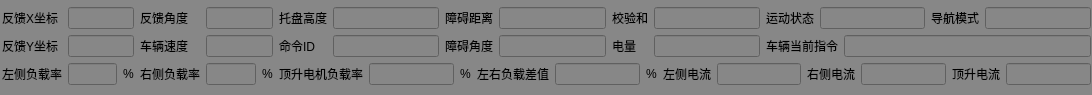
     <widget class="QWidget" name="widget_3" native="true">
      <property name="geometry">
       <rect>
        <x>1</x>
        <y>96</y>
        <width>1092</width>
        <height>95</height>
       </rect>
      </property>
      <property name="styleSheet">
       <string notr="true">background-color: rgb(255, 255, 255);
background-color: rgb(135, 135, 135);</string>
      </property>
      <widget class="QWidget" name="layoutWidget_3">
       <property name="geometry">
        <rect>
         <x>2</x>
         <y>2</y>
         <width>1089</width>
         <height>88</height>
        </rect>
       </property>
       <layout class="QGridLayout" name="gridLayout_22">
        <item row="0" column="0">
         <layout class="QGridLayout" name="gridLayout_23">
          <item row="0" column="0">
           <layout class="QGridLayout" name="gridLayout_24">
            <item row="0" column="1" colspan="2">
             <widget class="QLineEdit" name="lineEdit_13"/>
            </item>
            <item row="1" column="0">
             <widget class="QLabel" name="label_48">
              <property name="text">
               <string>反馈Y坐标</string>
              </property>
             </widget>
            </item>
            <item row="1" column="1" colspan="2">
             <widget class="QLineEdit" name="lineEdit_14"/>
            </item>
            <item row="2" column="0">
             <widget class="QLabel" name="label_49">
              <property name="text">
               <string>左侧负载率</string>
              </property>
             </widget>
            </item>
            <item row="2" column="1">
             <widget class="QLineEdit" name="lineEdit_15"/>
            </item>
            <item row="2" column="2">
             <widget class="QLabel" name="label_50">
              <property name="text">
               <string>%</string>
              </property>
             </widget>
            </item>
            <item row="0" column="0">
             <widget class="QLabel" name="label_47">
              <property name="text">
               <string>反馈X坐标</string>
              </property>
             </widget>
            </item>
           </layout>
          </item>
          <item row="0" column="1">
           <layout class="QGridLayout" name="gridLayout_25">
            <item row="0" column="0">
             <widget class="QLabel" name="label_51">
              <property name="text">
               <string>反馈角度</string>
              </property>
             </widget>
            </item>
            <item row="0" column="1" colspan="2">
             <widget class="QLineEdit" name="lineEdit_16"/>
            </item>
            <item row="1" column="0">
             <widget class="QLabel" name="label_52">
              <property name="text">
               <string>车辆速度</string>
              </property>
             </widget>
            </item>
            <item row="1" column="1" colspan="2">
             <widget class="QLineEdit" name="lineEdit_17"/>
            </item>
            <item row="2" column="0">
             <widget class="QLabel" name="label_53">
              <property name="text">
               <string>右侧负载率</string>
              </property>
             </widget>
            </item>
            <item row="2" column="1">
             <widget class="QLineEdit" name="lineEdit_18"/>
            </item>
            <item row="2" column="2">
             <widget class="QLabel" name="label_54">
              <property name="text">
               <string>%</string>
              </property>
             </widget>
            </item>
           </layout>
          </item>
         </layout>
        </item>
        <item row="0" column="1">
         <layout class="QGridLayout" name="gridLayout_26">
          <item row="0" column="0">
           <layout class="QGridLayout" name="gridLayout_27">
            <item row="0" column="0">
             <layout class="QGridLayout" name="gridLayout_28">
              <item row="0" column="0">
               <layout class="QGridLayout" name="gridLayout_29">
                <item row="0" column="0">
                 <layout class="QGridLayout" name="gridLayout_30">
                  <item row="0" column="0">
                   <widget class="QLabel" name="label_55">
                    <property name="text">
                     <string>托盘高度</string>
                    </property>
                   </widget>
                  </item>
                  <item row="0" column="1">
                   <widget class="QLineEdit" name="lineEdit_19"/>
                  </item>
                  <item row="1" column="0">
                   <widget class="QLabel" name="label_56">
                    <property name="text">
                     <string>命令ID</string>
                    </property>
                   </widget>
                  </item>
                  <item row="1" column="1">
                   <widget class="QLineEdit" name="lineEdit_20"/>
                  </item>
                 </layout>
                </item>
                <item row="0" column="1">
                 <layout class="QGridLayout" name="gridLayout_31">
                  <item row="0" column="0">
                   <widget class="QLabel" name="label_57">
                    <property name="text">
                     <string>障碍距离</string>
                    </property>
                   </widget>
                  </item>
                  <item row="0" column="1">
                   <widget class="QLineEdit" name="lineEdit_21"/>
                  </item>
                  <item row="1" column="0">
                   <widget class="QLabel" name="label_58">
                    <property name="text">
                     <string>障碍角度</string>
                    </property>
                   </widget>
                  </item>
                  <item row="1" column="1">
                   <widget class="QLineEdit" name="lineEdit_22"/>
                  </item>
                 </layout>
                </item>
               </layout>
              </item>
              <item row="0" column="1">
               <layout class="QGridLayout" name="gridLayout_32">
                <item row="0" column="0">
                 <widget class="QLabel" name="label_95">
                  <property name="text">
                   <string>校验和</string>
                  </property>
                 </widget>
                </item>
                <item row="0" column="1">
                 <widget class="QLineEdit" name="lineEdit_27"/>
                </item>
                <item row="1" column="0">
                 <widget class="QLabel" name="label_96">
                  <property name="text">
                   <string>电量</string>
                  </property>
                 </widget>
                </item>
                <item row="1" column="1">
                 <widget class="QLineEdit" name="lineEdit_28"/>
                </item>
               </layout>
              </item>
             </layout>
            </item>
            <item row="0" column="1">
             <layout class="QGridLayout" name="gridLayout_33">
              <item row="0" column="0">
               <layout class="QGridLayout" name="gridLayout_34">
                <item row="0" column="0">
                 <widget class="QLabel" name="label_198">
                  <property name="text">
                   <string>运动状态</string>
                  </property>
                 </widget>
                </item>
                <item row="0" column="1">
                 <widget class="QLineEdit" name="lineEdit_63"/>
                </item>
               </layout>
              </item>
              <item row="0" column="1">
               <layout class="QGridLayout" name="gridLayout_35">
                <item row="0" column="0">
                 <widget class="QLabel" name="label_200">
                  <property name="text">
                   <string>导航模式</string>
                  </property>
                 </widget>
                </item>
                <item row="0" column="1">
                 <widget class="QLineEdit" name="lineEdit_64"/>
                </item>
               </layout>
              </item>
              <item row="1" column="0" colspan="2">
               <layout class="QGridLayout" name="gridLayout_36">
                <item row="0" column="0">
                 <widget class="QLabel" name="label_201">
                  <property name="text">
                   <string>车辆当前指令</string>
                  </property>
                 </widget>
                </item>
                <item row="0" column="1">
                 <widget class="QLineEdit" name="lineEdit_65"/>
                </item>
               </layout>
              </item>
             </layout>
            </item>
           </layout>
          </item>
          <item row="1" column="0">
           <layout class="QGridLayout" name="gridLayout_37">
            <item row="0" column="0">
             <layout class="QGridLayout" name="gridLayout_38">
              <item row="0" column="0">
               <widget class="QLabel" name="label_59">
                <property name="text">
                 <string>顶升电机负载率</string>
                </property>
               </widget>
              </item>
              <item row="0" column="1">
               <widget class="QLineEdit" name="lineEdit_23"/>
              </item>
              <item row="0" column="2">
               <widget class="QLabel" name="label_60">
                <property name="text">
                 <string>%</string>
                </property>
               </widget>
              </item>
             </layout>
            </item>
            <item row="0" column="1">
             <layout class="QGridLayout" name="gridLayout_39">
              <item row="0" column="0">
               <widget class="QLabel" name="label_61">
                <property name="text">
                 <string>左右负载差值</string>
                </property>
               </widget>
              </item>
              <item row="0" column="1">
               <widget class="QLineEdit" name="lineEdit_24"/>
              </item>
              <item row="0" column="2">
               <widget class="QLabel" name="label_62">
                <property name="text">
                 <string>%</string>
                </property>
               </widget>
              </item>
             </layout>
            </item>
            <item row="0" column="2">
             <layout class="QGridLayout" name="gridLayout_40">
              <item row="0" column="0">
               <widget class="QLabel" name="label_202">
                <property name="text">
                 <string>左侧电流</string>
                </property>
               </widget>
              </item>
              <item row="0" column="1">
               <widget class="QLineEdit" name="lineEdit_66"/>
              </item>
             </layout>
            </item>
            <item row="0" column="3">
             <layout class="QGridLayout" name="gridLayout_41">
              <item row="0" column="0">
               <widget class="QLabel" name="label_203">
                <property name="text">
                 <string>右侧电流</string>
                </property>
               </widget>
              </item>
              <item row="0" column="1">
               <widget class="QLineEdit" name="lineEdit_67"/>
              </item>
             </layout>
            </item>
            <item row="0" column="4">
             <layout class="QGridLayout" name="gridLayout_42">
              <item row="0" column="0">
               <widget class="QLabel" name="label_204">
                <property name="text">
                 <string>顶升电流</string>
                </property>
               </widget>
              </item>
              <item row="0" column="1">
               <widget class="QLineEdit" name="lineEdit_68"/>
              </item>
             </layout>
            </item>
           </layout>
          </item>
         </layout>
        </item>
       </layout>
      </widget>
     </widget>
